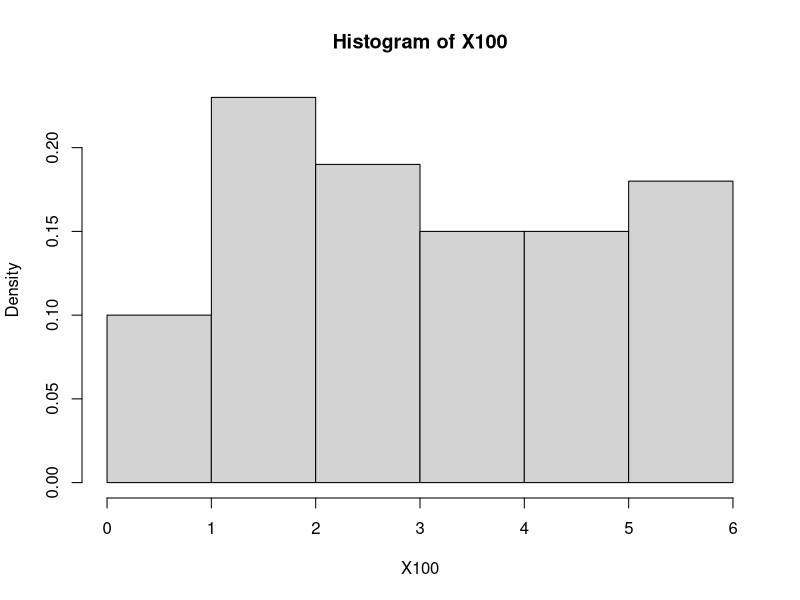

Write the R code that produced this figure.
#(1)
n<-10
X10<-floor(runif(n,1,7))
X10

#(2)
n<-100
X100<-floor(runif(n,1,7))
hist(X100,breaks=seq(0,6,by=1),freq=F)

#(3)
mean(X100)
var(X100)

#(4)
fraction=6
for (i in 1:6){
fraction[i]<-length(X100[X100==i])/n
}
fraction

#(5)
X.fraction=6
for (i in 1:6){
X.fraction[i]<-(i)*fraction[i]
}
barX_2<-sum(X.fraction)
barX_2
a=6
for (i in 1:6){
a[i]<-((i-barX_2)^2)*fraction[i]
}
s2_2<-sum(a)
s2_2
